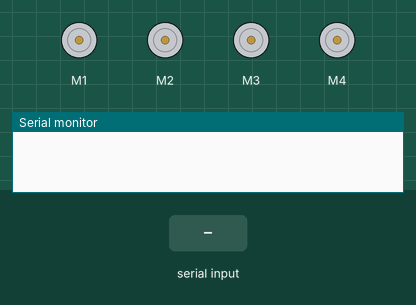
This sketch was run on a simulated Arduino Uno, built with avr-gcc and run on an emulated ATmega328P. Shown: 4 × DC motor (green arrow = forward, orange = backward, longer = faster), the last lines printed to the serial monitor. Inputs (shaded band) come from the test bench.

Above: at 1.2 s.
1.3 s: "F" received over the second serial link
At 2.3 s:
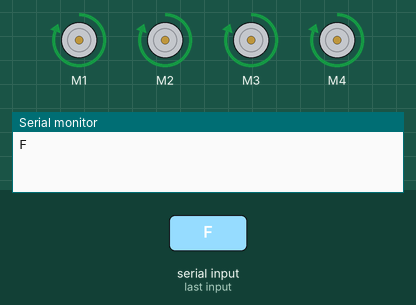
2.8 s: "B" received over the second serial link
At 3.4 s:
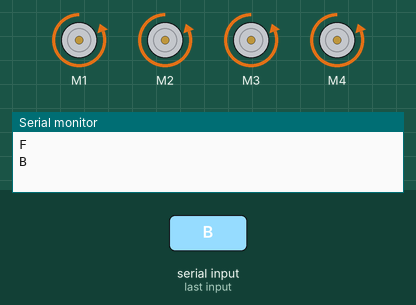
4.3 s: "L" received over the second serial link
At 4.6 s:
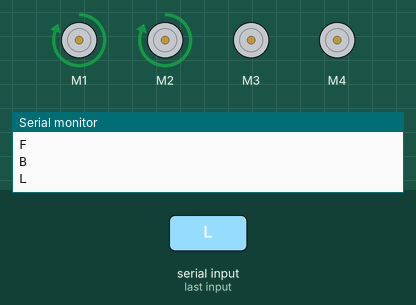
5.8 s: "R" received over the second serial link
At 6.9 s:
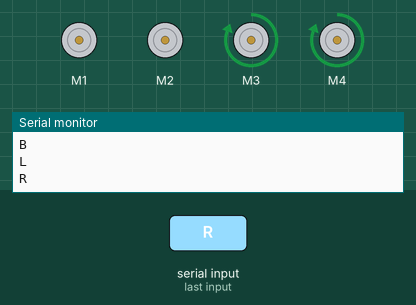
Timing chart, 0 to 8.8 s (numbered marks = the images above; inputs shaded):
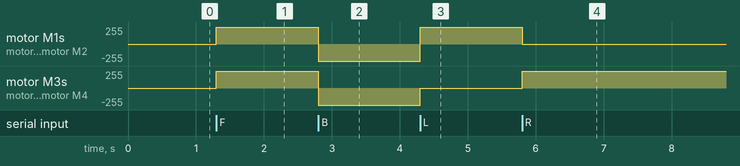

Measured:
- after the input at 1.3 s, motor M1–4: stopped → forward 255/255 at once
- after the input at 2.8 s, motor M1–4: forward 255/255 → backward 255/255 at once
- after the input at 4.3 s, motor M1, motor M2: backward 255/255 → forward 255/255 at once; motor M3, motor M4: backward 255/255 → stopped at once
- after the input at 5.8 s, motor M1, motor M2: forward 255/255 → stopped at once; motor M3, motor M4: stopped → forward 255/255 at once

The sketch:

Blutooth_code.ino
```cpp
#include <AFMotor.h>
#include <SoftwareSerial.h>
SoftwareSerial robotBT(A3,A4);//Rx and Tx configured using software robotBT..NOTE->Do not use A5. It won't work.
//creates two objects to control the terminal 3 and 4 of motor shield
AF_DCMotor motor1(1); // Left Side First Motor
AF_DCMotor motor2(2); // Left Side Second Motor
AF_DCMotor motor3(3); // Right Side First Motor
AF_DCMotor motor4(4); // Right Side Second Motor
char command;
void setup()
{
robotBT.begin(9600); //Set the baud rate to your Bluetooth module.
Serial.begin(9600);
}
void loop(){
 if(robotBT.available() > 0){
 command = robotBT.read();
 //Change pin mode only if new command is different from previous.
 Serial.println(command);
 switch(command){
 case 'F':
 forward();
 break;
 case 'B':
 backward();
 break;
 case 'L':
 left();
 break;
 case 'R':
 right();
 break;
 }
 }
}
void forward()
{
 motor1.setSpeed(255); //Define maximum velocity
 motor1.run(FORWARD); //rotate the motor clockwise
 motor2.setSpeed(255); //Define maximum velocity
 motor2.run(FORWARD); //rotate the motor clockwise
 motor3.setSpeed(255); //Define maximum velocity
 motor3.run(FORWARD); //rotate the motor clockwise
 motor4.setSpeed(255); //Define maximum velocity
 motor4.run(FORWARD); //rotate the motor clockwise
}
void backward()
{
 motor1.setSpeed(255);
 motor1.run(BACKWARD); //rotate the motor counterclockwise
 motor2.setSpeed(255);
 motor2.run(BACKWARD); //rotate the motor counterclockwise
 motor3.setSpeed(255);
 motor3.run(BACKWARD); //rotate the motor counterclockwise
 motor4.setSpeed(255);
 motor4.run(BACKWARD); //rotate the motor counterclockwise
}
void left()
{
 motor1.setSpeed(255);
 motor1.run(FORWARD);
 motor2.setSpeed(255);
 motor2.run(FORWARD);
 motor3.setSpeed(0);
 motor3.run(RELEASE);
 motor4.setSpeed(0);
 motor4.run(RELEASE);
}
void right()
{
 motor1.setSpeed(0);
 motor1.run(RELEASE);
 motor2.setSpeed(0);
 motor2.run(RELEASE);
 motor3.setSpeed(255);
 motor3.run(FORWARD);
 motor4.setSpeed(255);
motor4.run(FORWARD);
}
void Stop()
{
 motor1.setSpeed(0);
 motor1.run(RELEASE);
 motor2.setSpeed(0);
 motor2.run(RELEASE);
 motor3.setSpeed(0);
 motor3.run(RELEASE);
 motor4.setSpeed(0);
 motor4.run(RELEASE);
}
```
